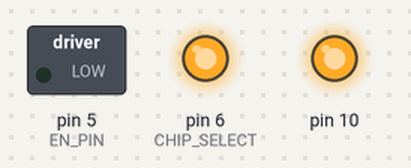
Simulated run of this sketch. Board: Arduino Uno, built with avr-gcc and run on an emulated ATmega328P. Parts: switched loads named in the sketch (green lamp = pin HIGH), output pins drawn as LEDs (lit = HIGH).

Above: at 0.1 s.
Timing chart, 0 to 1.6 s (numbered marks = the images above):
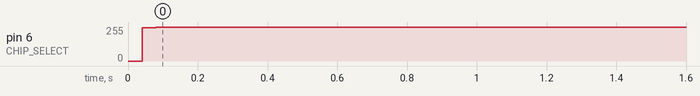

The sketch:

SPI2_V14.ino
```cpp
/*
    Erstellt am: 25.07.2019
    Author: Adam Wilczek
*/

#include <SPI.h>
#include "SPI_5041.h"
//https://github.com/jenesaisdiq/TMC5041/blob/master/TMC5041.cpp

// Pinbelegung
DataOut in, out;
void setup() {
  // PINS
  pinMode(EN_PIN, OUTPUT);
  digitalWrite(EN_PIN, LOW);// Chip ist aktiv
  pinMode(CHIP_SELECT, OUTPUT);
  digitalWrite(CHIP_SELECT, HIGH);
  //SPI
  SPI.setBitOrder(MSBFIRST);
  SPI.setClockDivider(SPI_CLOCK_DIV8);
  SPI.setDataMode(SPI_MODE3);
  SPI.begin();

  in = { 0x80, 0x00000000 };
  sendData(in);     //GCONF

  //SpiStatusBit(out.adresse);
  in = { 0xA0, 0x00000000 };
  sendData(in);    //RAMPMODE=0
  in = { 0xC0, 0x00000000};
  sendData(in);    //RAMPMODE=0

  // Motor 1
  in = { 0xA3, 0x0000000F};// VSTART = 15
  sendData(in);
  in = { 0xA4, 0x000003E8};//A1=1000
  sendData(in);
  in = { 0xA5, 0x000186A0};//V1=100000
  sendData(in);
  in = { 0xA6, 0x00000200};//AMAX=50000
  sendData(in);
  //in = { 0xA7, 0x000186A0};
  in = { 0xA7, 0x00DFFFFF}; // //VMAX=100000 Geschwindigkeit auf MAX
  sendData(in);
  in = { 0xA8, 0x0000F550}; //DMAX
  sendData(in);
  in = { 0xAA, 0x0000F578};//D1=1400
  sendData(in);
  in = { 0xAB, 0x00000020};//VSTOP=32
  sendData(in);
  in = { 0xAC, 0x0000000A};//TPOWERDOWN=10
  sendData(in);


  // Motor 2
  in = { 0xC3, 0x0000000F}; // VSTART = 15
  sendData(in);
  in = { 0xC4, 0x00000008}; //A1=1000
  sendData(in);
  in = { 0xC5, 0x000056A0}; //V1=100000
  sendData(in);
  in = { 0xC6, 0x0000C350}; //AMAX=50000
  sendData(in);
  in = { 0xC7, 0x000086A0}; //VMAX=100000
  sendData(in);
  in = { 0xC8, 0x000002BC}; //DMAX
  sendData(in);
  in = { 0xCA, 0x00000578}; //D1=1400
  sendData(in);
  in = { 0xCB, 0x00000020}; //VSTOP=32
  sendData(in);
  in = { 0xCC, 0x0000000A}; //TPOWERDOWN=10
  sendData(in);


  //IHOLD Config                                            delay  irun   ihold
  // unsigned long iholdconfig = 0b 0000 0000 0000 0000 00   0011  11110  00000;
  unsigned long iholdconfig = 0b00000000000000000000111111000011;
  in = { 0xB0, iholdconfig};// Motor 1
  sendData(in);
  in = { 0xD0, iholdconfig};// Motor 2
  sendData(in);

  //CHOPPER Config
  //sendData(0xEC,0x000101D5);      //CHOPCONF: TOFF=5, HSTRT=5, HEND=3, TBL=2, CHM=0 (spreadcycle)
  unsigned long chopconfig = 0b00000000000000001000000000000010;
  in = { 0xEC, chopconfig};// Motor 1
  sendData(in);
  in = { 0xFC, chopconfig};// Motor 2
  sendData(in);

  // PWM Config                                freewheel    autoscale   pwm_freq    pwm_grad   pwm_amplitude
  //unsigned long pwmconfig = 0b 0000 0000  00     01    0      1          01       11111111   11111111;
  unsigned long pwmconfig = 0b00000000001001011111111111111111;
  in = { 0x90, pwmconfig};
  sendData(in);      // PWMCONF Motor 1
  in = { 0x98, pwmconfig};
  sendData(in);      // PWMCONF Motor 2

  // Set up origins
  //correctLocation();
  in = { 0xA1, 0x00000000};// Motor 1 XACTUAL
  sendData(in);
  in = { 0xAD, 0x00000000};// Motor 1 XTARGET
  sendData(in);
  in = { 0xC1, 0x00000000};// Motor 2 XACTUAL
  sendData(in);
  in = { 0xCD, 0x00000000};// Motor 2 XTARGET
  sendData(in);
  delay(1000);
  unsigned long MicroStepp = 5 * 51200;
  // Fahre 50 Umdrehungen
  in = { 0xAD, MicroStepp};
  sendData(in);   //0xAD = 0x2D + 0x80 for write access
  in = { 0xCD, MicroStepp};
  sendData(in);   //0xAD = 0x2D + 0x80 for write access
}
void loop()
{

}
```

SPI_5041.h
```cpp
/*
   SPI_5160.h

    Created on: 24.07.2019
    Author: Adam Wilczek
*/
#ifndef SPI_5041
#define SPI_5041
#include "SPI_5041_var.h"

DataOut sendData(DataOut in)
{
  //TMC5130 braucht 40 Bit. Davon sind 8 Bit die Adresse und 32 Bit das Datenpaket
  DataOut out = { 0x00, 0x00000000 };// Erstellung eines leeren Pakets
 // delay(100);// Unnötig???
  digitalWrite(CHIP_SELECT, LOW);// Chip für die Kommunikation vorbereiten
  //delayMicroseconds(100); // Unnötig???

  out.adresse = SPI.transfer(in.adresse);// Adresse wird verschicket und der letzte SPI Status wird empfangen
  out.daten |= SPI.transfer((in.daten >> 24) & 0xff);// ES Werden immer 8 BIT Geschickt und gleichzeitig empfangen und gesendet
  out.daten <<= 8;
  out.daten |= SPI.transfer((in.daten >> 16) & 0xff);
  out.daten <<= 8;
  out.daten |= SPI.transfer((in.daten >> 8) & 0xff);
  out.daten <<= 8;
  out.daten |= SPI.transfer((in.daten) & 0xff);// Datenpaket erfolgreich geschreiben mit jeweils 8 Bit SPI.transfer
  digitalWrite(CHIP_SELECT, HIGH);// Chip für die Kommunikation wieder freigeben
  return out;
}
#endif
```

SPI_5041_var.h
```cpp
/*
 * SPI_5160_var.h
 *
 *  Created on: 24.07.2019
 *  Author: Adam Wilczek
 */
#ifndef SPI_5041Var
#define SPI_5041Var

#define CHIP_SELECT       6 // Pin für SPI ChipSelect Low für aktive Kommunikation
#define EN_PIN            5 // Enable

struct DataOut{
	byte adresse; // 8 Bit Bspeispiel Hex 0x01 BIN 0000 0001
	unsigned long daten; // 4 mal 8 Bit=>32 Bit Bspeispiel HEX 0x00 00 00 0f   BIN 00000000 00000000 00000000 00001111
};
#endif
```
